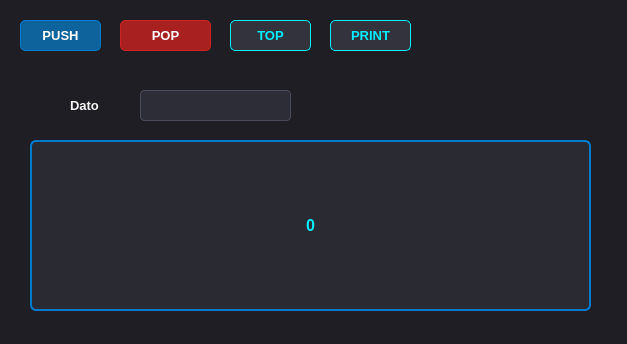
<?xml version="1.0" encoding="UTF-8"?>
<ui version="4.0">
 <class>Dialog</class>
 <widget class="QDialog" name="Dialog">
  <property name="geometry">
   <rect>
    <x>0</x>
    <y>0</y>
    <width>627</width>
    <height>344</height>
   </rect>
  </property>
  <property name="windowTitle">
   <string>Pila</string>
  </property>
  <property name="styleSheet">
   <string notr="true">/* Estilo general de la ventana de diálogo */
QDialog {
    background-color: #1e1e24;
    color: #ffffff;
    font-family: 'Segoe UI', Arial, sans-serif;
}

/* Estilo para las etiquetas de texto (Labels) */
QLabel {
    color: #f5f5f5;
    font-size: 13px;
    font-weight: bold;
}

/* Estilo específico para resaltar el resultado de la pila */
QLabel#lbl_resultado {
    background-color: #2a2a32;
    border: 2px solid #007acc;
    border-radius: 6px;
    padding: 10px;
    color: #00efff;
    font-family: 'Consolas', monospace;
    font-size: 16px;
}

/* Estilo para la caja de texto (Input) */
QLineEdit {
    background-color: #2d2d38;
    border: 1px solid #4a4a5a;
    border-radius: 4px;
    padding: 6px;
    color: #ffffff;
    font-size: 13px;
    selection-background-color: #007acc;
}
QLineEdit:focus {
    border: 1px solid #007acc;
}

/* Estilo base para TODOS los botones */
QPushButton {
    background-color: #2d2d38;
    color: #ffffff;
    border: 1px solid #4a4a5a;
    border-radius: 5px;
    padding: 8px 15px;
    font-size: 13px;
    font-weight: bold;
}
QPushButton:hover {
    background-color: #3a3a4a;
    border: 1px solid #007acc;
}
QPushButton:pressed {
    background-color: #1e1e24;
}

/* Estilos específicos para destacar botones por su función */
QPushButton#btn_push {
    background-color: #0e639c;
    border: 1px solid #007acc;
}
QPushButton#btn_push:hover {
    background-color: #1177bb;
}

QPushButton#btn_pop {
    background-color: #a82020;
    border: 1px solid #cc2424;
}
QPushButton#btn_pop:hover {
    background-color: #c42b2b;
}

/* Botones secundarios (Top y Print) */
QPushButton#btn_top, QPushButton#btn_print {
    background-color: #33333d;
    color: #00efff;
    border: 1px solid #00efff;
}
QPushButton#btn_top:hover, QPushButton#btn_print:hover {
    background-color: #00efff;
    color: #1e1e24;
}</string>
  </property>
  <widget class="QPushButton" name="btn_push">
   <property name="geometry">
    <rect>
     <x>20</x>
     <y>20</y>
     <width>81</width>
     <height>31</height>
    </rect>
   </property>
   <property name="text">
    <string>PUSH</string>
   </property>
  </widget>
  <widget class="QPushButton" name="btn_pop">
   <property name="geometry">
    <rect>
     <x>120</x>
     <y>20</y>
     <width>91</width>
     <height>31</height>
    </rect>
   </property>
   <property name="text">
    <string>POP</string>
   </property>
  </widget>
  <widget class="QPushButton" name="btn_top">
   <property name="geometry">
    <rect>
     <x>230</x>
     <y>20</y>
     <width>81</width>
     <height>31</height>
    </rect>
   </property>
   <property name="text">
    <string>TOP</string>
   </property>
  </widget>
  <widget class="QPushButton" name="btn_print">
   <property name="geometry">
    <rect>
     <x>330</x>
     <y>20</y>
     <width>81</width>
     <height>31</height>
    </rect>
   </property>
   <property name="text">
    <string>PRINT</string>
   </property>
  </widget>
  <widget class="QLabel" name="label">
   <property name="geometry">
    <rect>
     <x>70</x>
     <y>80</y>
     <width>101</width>
     <height>51</height>
    </rect>
   </property>
   <property name="text">
    <string>Dato</string>
   </property>
  </widget>
  <widget class="QLabel" name="lbl_resultado">
   <property name="geometry">
    <rect>
     <x>30</x>
     <y>140</y>
     <width>561</width>
     <height>171</height>
    </rect>
   </property>
   <property name="text">
    <string>0</string>
   </property>
   <property name="alignment">
    <set>Qt::AlignCenter</set>
   </property>
  </widget>
  <widget class="QLineEdit" name="txt_dato">
   <property name="geometry">
    <rect>
     <x>140</x>
     <y>90</y>
     <width>151</width>
     <height>31</height>
    </rect>
   </property>
  </widget>
 </widget>
 <resources/>
 <connections/>
</ui>
